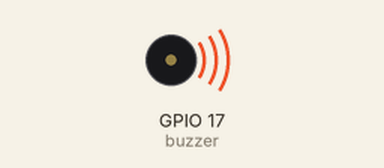
Simulated run of this program. Board: Raspberry Pi (BCM pin numbers). On the bench: buzzer (waves = sounding, pin HIGH).

Above: at 0.1 s.
Timing chart, 0 to 1.6 s (numbered marks = the images above):
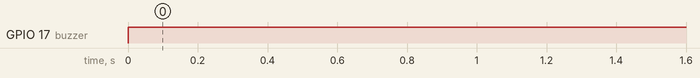

Measured:
- by itself, GPIO 17 (buzzer): LOW → HIGH at 0.00 s

The program:

beep_codes.py
```python
from gpiozero import Buzzer

buzzer = Buzzer(17)

"""
https://www.pcmag.com/encyclopedia/term/beep-codes
https://blog.adafruit.com/2021/02/19/how-to-use-a-buzzer-to-play-music-with-raspberry-pi-pico-piday-raspberrypi-raspberry_pi/
https://blog.adafruit.com/2021/02/19/how-to-use-a-buzzer-to-play-music-with-raspberry-pi-pico-piday-raspberrypi-raspberry_pi/
https://www.freva.com/buzzer-on-raspberry-pi-generating-beeps/

beep(on_time=1, off_time=1, n=None, background=True)

"""


while True:
    buzzer.beep()
```
